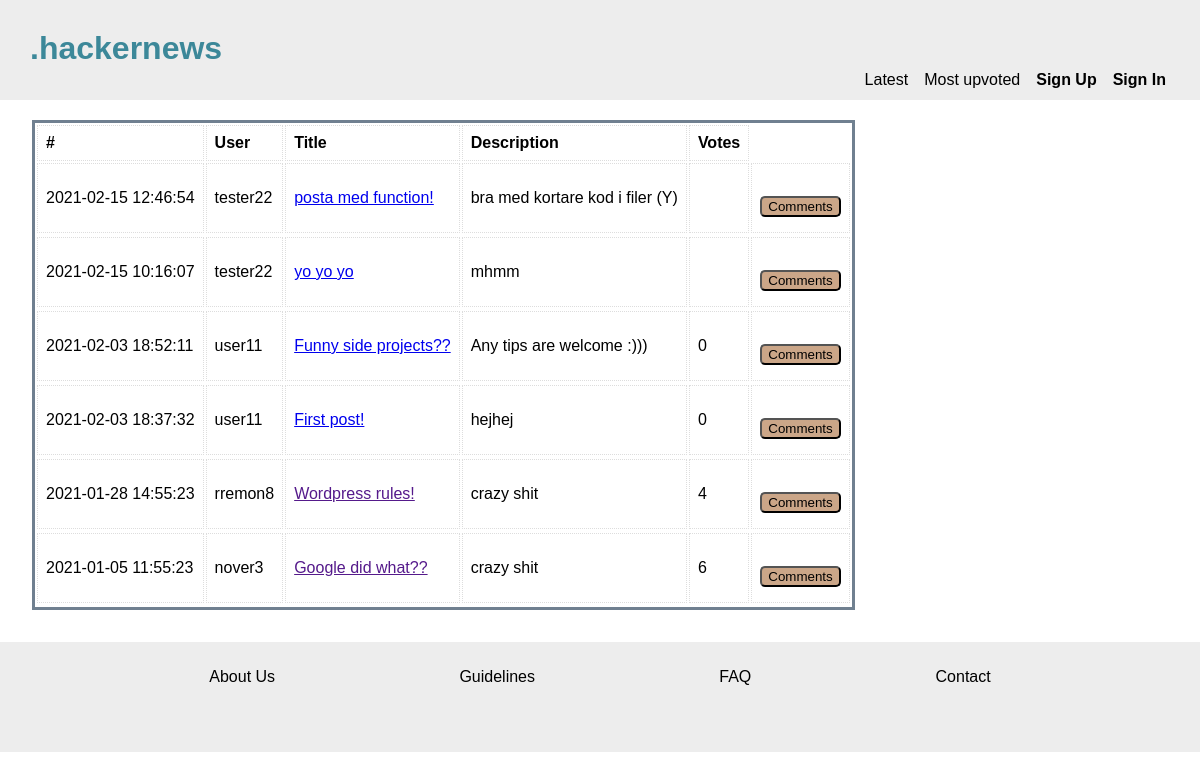
The page / on the database its author committed.
### tables this page shows
CREATE TABLE posts (
	id INTEGER PRIMARY KEY, 
	users_id INT NOT NULL, 
	author VARCHAR NOT NULL, 
	title VARCHAR, 
	description VARCHAR, 
	link VARCHAR, 
	upvotes INT, 
	published TIMESTAMP NOT NULL,  
	FOREIGN KEY (users_id) REFERENCES users( id), 
	FOREIGN KEY (author) REFERENCES users(username));

### app/functions.php (called while the page is built, shortened)
<?php
function getLatestPosts(PDO $pdo)
{
    $statement = $pdo->prepare('SELECT * FROM posts ORDER BY published DESC');
    $statement->execute();
    $posts = $statement->fetchAll(PDO::FETCH_ASSOC);
    return $posts;
}

### index.php (the view, shortened to what this page needs)
<?php
require __DIR__ . '/app/autoload.php';
require __DIR__ . '/views/header.php';
?>
<main class="boxXL">
    <table class="tablePosts">
        <?php if (isset($_GET['order'])) {
            $posts = getTopPosts($pdo);
        } else {
            $posts = getLatestPosts($pdo);
        } ?>
        <tbody class="tbodyPost">
            <tr>
                <th>#</th>
                <th>User</th>
                <th>Title</th>
                <th>Description</th>
                <th>Votes</th>
            </tr>
            <?php foreach ($posts as $post) : ?>
                <tr class="row-post">
                    <td><?= $post['published']; ?></td>
                    <td><?= $post['author']; ?></td>
                    <td><a href="<?= $post['link']; ?>"> <?= $post['title']; ?></a></td>
                    <td><?= $post['description']; ?></td>
                    <td><?= $post['upvotes']; ?></td>
                    <td>
                        <form action="/index.php" method="POST">
                            <button type="submit" name="show">Comments</button>
                        </form>
                </tr>
        </tbody>
    <?php endforeach; ?>
    </table>
</main>
<?php require __DIR__ . '/views/footer.php'; ?>

### assets/css/global.css (style rules this page uses)
* { box-sizing: border-box; margin: 0; font-family: Arial, Helvetica, sans-serif; }
body { height: 100%; width: 100%; }
:root { --header-footer-bg: rgb(237, 237, 237); --main-bg: rgb(237, 237, 237); --btn: rgb(203, 166, 136); --title-heading: rgb(60, 136, 153); }

### assets/css/index.css (style rules this page uses)
.boxXL { margin: 2rem; z-index: 1; max-width: 1000px; margin-top: 120px; }
.tablePosts { max-height: fit-content; min-width: 350px; border: slategray; border-style: solid; }
td, th { border: 1px dotted #dddddd; text-align: left; padding: 8px; }
.row-post { height: 70px; }

### assets/css/forms.css (style rules this page uses)
form { display: flex; flex-direction: column; line-height: 1.5rem; }
button { border-radius: 5px; max-width: 100px; background-color: var(--btn); margin-top: 1rem; }

### rows shown on the page
posts: published "2021-02-15 12:46:54", author "tester22", title "posta med function!", description "bra med kortare kod i filer (Y)"
posts: published "2021-02-15 10:16:07", author "tester22", title "yo yo yo", description "mhmm"
posts: published "2021-02-03 18:52:11", author "user11", title "Funny side projects??", description "Any tips are welcome :)))", upvotes "0"
posts: published "2021-02-03 18:37:32", author "user11", title "First post!", description "hejhej", upvotes "0"
posts: published "2021-01-28 14:55:23", author "rremon8", title "Wordpress rules!", description "crazy shit", upvotes "4"
posts: published "2021-01-05 11:55:23", author "nover3", title "Google did what??", description "crazy shit", upvotes "6"
